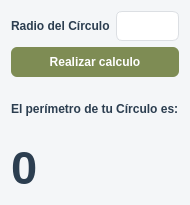
<?xml version="1.0" encoding="UTF-8"?>
<ui version="4.0">
 <class>Dialog</class>
 <widget class="QDialog" name="Dialog">
  <property name="geometry">
   <rect>
    <x>0</x>
    <y>0</y>
    <width>188</width>
    <height>205</height>
   </rect>
  </property>
  <property name="windowTitle">
   <string>Calcular perímetro de un círculo</string>
  </property>
  <property name="styleSheet">
   <string notr="true">/* Fondo general del diálogo */
QDialog {
    background-color: #f4f6f8;
    font-family: &quot;Segoe UI&quot;;
    font-size: 10pt;
}

/* Etiquetas */
QLabel {
    color: #2c3e50;
    font-weight: 500;
}

QLabel#label_perimetro {
    color: #2c3e50;
	font-size: 35pt;
    font-weight: 500;
}

/* Campos de texto */
QLineEdit {
    background-color: #ffffff;
    border: 1px solid #dcdfe3;
    border-radius: 6px;
    padding: 6px 8px;
    selection-background-color: #4a90e2;
    selection-color: white;
}

QLineEdit:focus {
    border: 1px solid #4a90e2;
}

/* Botones */
QPushButton {
    background-color: #7E8C54;
    color: white;
    border: none;
    border-radius: 6px;
    padding: 8px 14px;
    font-weight: 500;
}

QPushButton:hover {
    background-color: #3b7dc4;
}

QPushButton:pressed {
    background-color: #2f5f94;
}

QPushButton:disabled {
    background-color: #cfd6dd;
    color: #7a8a99;
}</string>
  </property>
  <layout class="QGridLayout" name="gridLayout">
   <item row="0" column="0">
    <layout class="QVBoxLayout" name="verticalLayout">
     <item>
      <layout class="QHBoxLayout" name="horizontalLayout">
       <item>
        <widget class="QLabel" name="label">
         <property name="text">
          <string>Radio del Círculo</string>
         </property>
        </widget>
       </item>
       <item>
        <widget class="QLineEdit" name="edit_radio"/>
       </item>
      </layout>
     </item>
     <item>
      <widget class="QPushButton" name="boton_calculo">
       <property name="text">
        <string>Realizar calculo</string>
       </property>
      </widget>
     </item>
     <item>
      <widget class="QLabel" name="label_2">
       <property name="text">
        <string>El perímetro de tu Círculo es:</string>
       </property>
      </widget>
     </item>
     <item>
      <widget class="QLabel" name="label_perimetro">
       <property name="text">
        <string>0</string>
       </property>
      </widget>
     </item>
    </layout>
   </item>
  </layout>
 </widget>
 <resources/>
 <connections/>
</ui>
